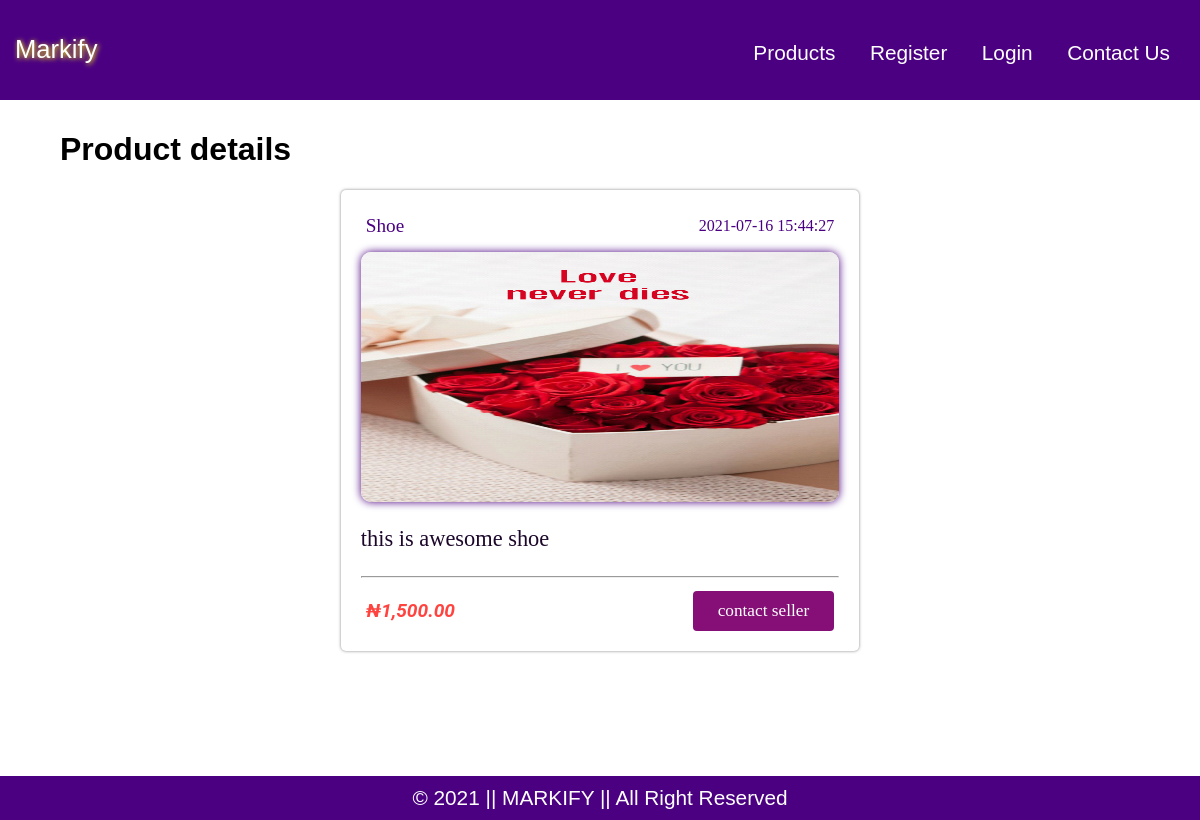
Page /market/product.php?id=3 on the committed database.
### tables this page shows
CREATE TABLE `products` (
  `id` int(11) NOT NULL,
  `user_id` int(11) NOT NULL,
  `name` varchar(100) NOT NULL,
  `description` varchar(500) NOT NULL,
  `price` double(10,2) NOT NULL,
  `image` varchar(255) NOT NULL,
  `created_at` datetime NOT NULL DEFAULT current_timestamp(),
  `updated_at` datetime NOT NULL DEFAULT current_timestamp() ON UPDATE current_timestamp()
);

### market/config/Database.php (called while the page is built, shortened)
<?php
abstract class Database{
    public function connect()
    {
        try {
            $this->conn = new PDO(DSN, USERNAME, PASSWORD);
            $this->conn->setAttribute(PDO::ATTR_ERRMODE, PDO::ERRMODE_EXCEPTION);
            $this->conn->setAttribute(PDO::ATTR_PERSISTENT, true);
            return $this->conn;
        } catch (PDOException $pex) {
           echo "Connection failed". $pex->getMessage();
        }
    }
}

### market/models/Product.php (called while the page is built, shortened)
<?php
include_once('./config/Database.php');
class Product extends Database
{
    private $table = 'products';
    public $id;
    public function read_single()
    {
        $sql_query = 'SELECT *
            FROM
                ' . $this->table . ' p
            WHERE p.id = :id
            LIMIT 0, 1';
        $stmt = $this->conn->prepare($sql_query);
        $stmt->bindValue(":id", $this->id, PDO::PARAM_INT);
        $stmt->execute();
        if ($stmt->rowCount() > 0) {
            $row = $stmt->fetch(PDO::FETCH_ASSOC);
            $this->name = $row['name'];
            $this->description = $row['description'];
            $this->price = $row['price'];
            $this->image = $row['image'];
            $this->updated_at = $row['updated_at'];
            return $row;
        } else {
            return false;
        }
    }
}

### market/controllers/ProductController.php (called while the page is built, shortened)
<?php
include_once('./models/Product.php');
class ProductController extends Product
{
    public function c_show($id)
    {
        $this->id = $id;
        $res = $this->read_single();
        return $res;
    }
}

### market/models/User.php (called while the page is built, shortened)
<?php
include_once('./config/Database.php');
class User extends Database
{
    private $table = 'users';
    public $id;
    public function read_single()
    {
        $sql_query = 'SELECT
                u.id,
                u.name,
                u.email,
                u.phone,
                u.created_at,
                u.updated_at
            FROM
                ' . $this->table . ' u
            WHERE u.id = :id
            LIMIT 0, 1';
        $stmt = $this->conn->prepare($sql_query);
        $stmt->bindValue(":id", $this->id, PDO::PARAM_INT);
        $stmt->execute();
        if ($stmt->rowCount() > 0) {
            $row = $stmt->fetch(PDO::FETCH_ASSOC);
            return $row;
        } else {
            return false;
        }
    }
}

### market/controllers/UserController.php (called while the page is built, shortened)
<?php
include_once('./models/User.php');
class UserController extends User{
    public function c_show($id)
    {
        $this->id = $id;
        $res = $this->read_single();
        return $res;
    }
}

### market/product.php (the view, shortened to what this page needs)
<?php
include('./controllers/ProductController.php');
include('./controllers/UserController.php');
$links = '<link rel="stylesheet" type="text/css" href="./assets/css/product.css">';
$p_control = new ProductController();
$u_control = new UserController();
$data = (object)$p_control->c_show($_GET['id'] ?? null);
if (!isset($_SESSION['current_user']))
    include_once('./header2.php');
else
    include_once('./header.php');
?>
<h1>Product details</h1>
<?php
if ($data) {
    $user = (object)$u_control->c_show($data->user_id);
    ?>
    <div class="flex-con">
        <section>
            <div class="title">
                <span><?php echo $p_control->name ?></span>
                <small><?php echo $p_control->updated_at ?></small>
            </div>
            <div class="img">
                <img height="250" width="100%" src="<?php echo (($p_control->image) ? "./assets/images/products/" . $p_control->image : "") ?>" alt="">
            </div>
            <div class="body">
                <p>
                    <?php echo $p_control->description ?>
                </p>
            </div>
            <hr>
            <div class="foot">
                <span>
                    <?php echo "&#8358;" . number_format($p_control->price, 2, ".", ",") ?>
                </span>
                <span>
                    <a href="tel:+<?php echo $user->phone ?>">contact seller</a>
                </span>
            </div>
        </section>
    </div>
<?php  } else {
    echo "<h3>Product Not Found!</h3>";
}
include_once('./footer.php');
?>

### market/assets/css/style.css (style rules this page uses)
body { margin: 0; font-size: 16px; font-family: "Gill Sans", "Gill Sans MT", Calibri, "Trebuchet MS", sans-serif; }
* { box-sizing: border-box; }
p { font-size: 1.3rem; }
section { width: 100%; overflow: auto; }

### market/assets/css/product.css (style rules this page uses)
section { width: 48%; padding: 20px; border-radius: 5px; font-family: Geneva; color: rgb(75, 0, 130); margin: 15px auto; background-color: white; -webkit-box-shadow: 0px 0px 0.2rem rgb(131, 131, 131); -moz-box-shadow: 0px 0px 0.2rem rgb(131, 131, 131); box-shadow: 0 0 0.2rem rgb(131, 131, 131); }
.title, .foot { padding: 5px 5px 15px; font-family: tahoma; font-size: 1.2em; display: flex; flex-flow: row wrap; justify-content: space-between; align-items: center; }
.foot { padding-bottom: 0; }
.img img { display: block; -webkit-box-shadow: 0px 0px 0.5em rgb(75, 0, 130); -moz-box-shadow: 0px 0px 0.5em rgba(75, 0, 130, 0.9); box-shadow: 0px 0px 0.5em rgb(75, 0, 130); border-radius: 10px; }
.body { line-height: 1.3; }
.body p { font-size: 1.4em; font-family: inherit; color: rgb(28, 7, 42); }
.foot span:last-child { border-radius: 4px; background-color: #850f77; }
.foot span:first-child { color: #ff433f; font-weight: bold; font-style: italic; font-family: Roboto, Oxygen, Ubuntu, Cantarell, "Open Sans", "Helvetica Neue", sans-serif; }
.foot span:last-child a { text-align: center; font-size: 0.9em; display: inline-block; padding: 10px 25px; color: #ffffff; text-decoration: none; }

### rows in the picture
products: name "Shoe", updated_at "2021-07-16 15:44:27", image (picture), description "this is awesome shoe", price "1,500.00"
